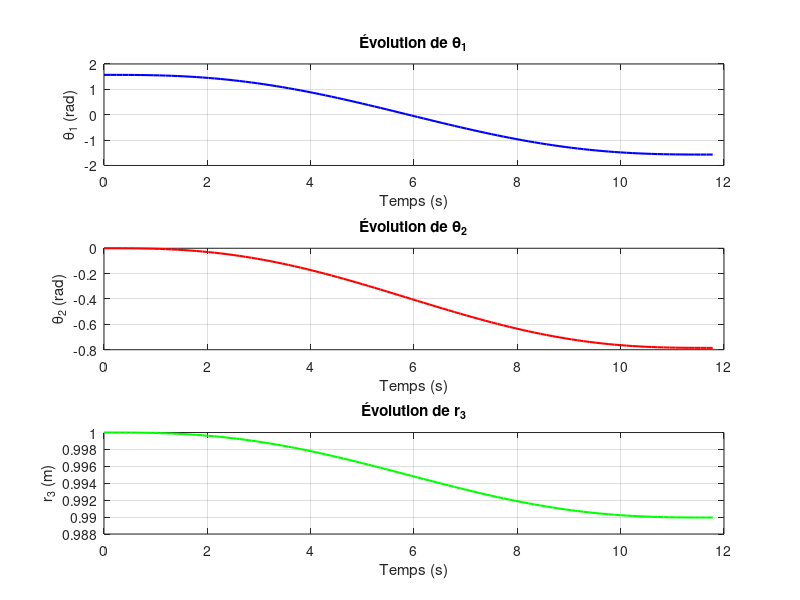
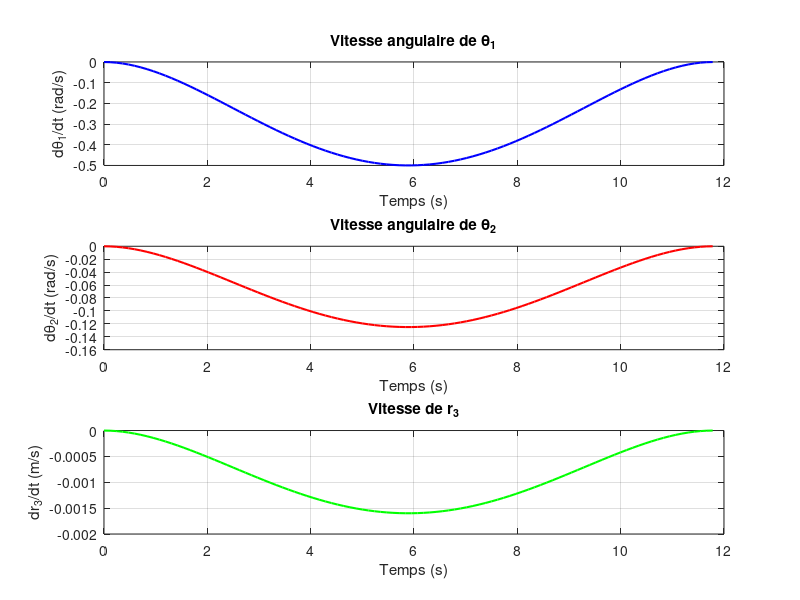
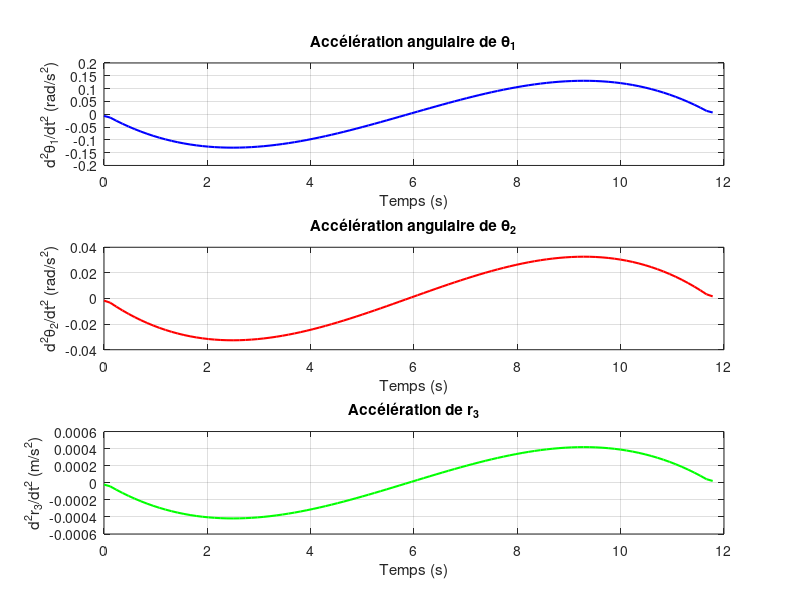

Write MATLAB code to recreate these figures, in order.
%%%%%%%%% Positions et vitesses initiales et finales à fournir %%%%%%%%% 
x_i = 1;
y_i = 0;
z_i = 0;

dx_i = 0;
dy_i = 0;
dz_i = 0;

x_f = -0.7;
y_f = 0.7;
z_f = 0;

dx_f = 0;
dy_f = 0;
dz_f = 0;

%%%%%%%%%%%%%%%%%%%%%%%%%%%%%%%%%%%%%%%%%%%%%%%%%%%%%%%%%%%%%%%%%%%%%%%

% Calcul analytique des dérivées
function [theta1, theta2, r3, dtheta1_dt, dtheta2_dt, dr3_dt] = Inversion_Analytique(x, y, z, dx, dy, dz)
    r3 = sqrt(x^2 + y^2 + z^2);
    theta2 = asin(-y / r3);

    if z >= 0
        theta1 = atan(x / z);
    elseif x >= 0 
        theta1 = atan(-x / z) + pi/2;
    else
        theta1 = -atan(x / z) - pi/2;
    end

    % Dérivées analytiques
    dr3_dt = (dx * x + dy * y + dz * z) / r3;
    dtheta1_dt = sign(z) * (dx * z - x * dz) / (x^2 + z^2);
    dtheta2_dt = -(dy * r3 - dr3_dt * y) / (r3 * sqrt(x^2 + z^2));
end

% Calcul du temps d'interpolation maximum
function [tf_max] = tf_max(q_i, q_f, dq_max, d2q_max)
    D = abs(q_f-q_i);
    tf_max = max(15*D/(8*abs(dq_max)),sqrt(10*D/(sqrt(3)*abs(d2q_max))));
end


% Calcul des paramètres initiaux et finaux
[theta1_start, theta2_start, r3_start, dtheta1_start, dtheta2_start, dr3_start] = Inversion_Analytique(x_i, y_i, z_i, dx_i, dy_i, dz_i);
[theta1_end, theta2_end, r3_end, dtheta1_end, dtheta2_end, dr3_end] = Inversion_Analytique(x_f, y_f, z_f, dx_f, dy_f, dz_f);

% Définition des contraintes de vitesse et d'accélération
dr3_max = 10;
d2r3_max = 10;
dtheta_max = 0.5;
d2theta_max = 0.5;

% Calcul du temps final d'interpolation
t_r3 = tf_max(r3_start, r3_end, dr3_max, d2r3_max);
t_theta1 = tf_max(theta1_start, theta1_end, dtheta_max, d2theta_max);
t_theta2 = tf_max(theta2_start, theta2_end, dtheta_max, d2theta_max);
t_final = max([t_r3, t_theta1, t_theta2]);

% Génération des instants d'interpolation
t_interpol = linspace(0, t_final, 100);
dt = t_interpol(2) - t_interpol(1); % Pas de temps pour la dérivation

% Interpolation des valeurs des angles et de r3 (polynôme de degré 3)
%r3_interpol = r3_start + (r3_end - r3_start) * (3 * (t_interpol / t_final).^2 - 2 * (t_interpol / t_final).^3);
%theta1_interpol = theta1_start + (theta1_end - theta1_start) * (3 * (t_interpol / t_final).^2 - 2 * (t_interpol / t_final).^3);
%theta2_interpol = theta2_start + (theta2_end - theta2_start) * (3 * (t_interpol / t_final).^2 - 2 * (t_interpol / t_final).^3);

% Interpolation des valeurs des angles et de r3 (polynôme de degré 5)
theta1_interpol = theta1_start + (theta1_end - theta1_start)* (10 * (t_interpol / t_final).^3 - 15 * (t_interpol/t_final).^4 + 6 *(t_interpol/t_final).^5);
theta2_interpol = theta2_start + (theta2_end - theta2_start)* (10 * (t_interpol / t_final).^3 - 15 * (t_interpol/t_final).^4 + 6 *(t_interpol/t_final).^5);
r3_interpol = r3_start + (r3_end - r3_start) * (10 * (t_interpol / t_final).^3 - 15 * (t_interpol/t_final).^4 + 6 *(t_interpol/t_final).^5);

% Interpolation des valeurs de dtheta1_dt, dtheta2_dt et de dr3_dt (polynôme de degré 3)
% dtheta1_dt = (dtheta1_end - dtheta1_start) * (30 * ((t_interpol.^2) / (t_final.^3)) - 60 * ((t_interpol.^3) / (t_final.^4)) + 30 * ((t_interpol.^4) / (t_final.^5)))
% dtheta2_dt = (dtheta2_end - dtheta2_start) * (30 * ((t_interpol.^2) / (t_final.^3)) - 60 * ((t_interpol.^3) / (t_final.^4)) + 30 * ((t_interpol.^4) / (t_final.^5)))
% dr3_dt = (dr3_end - dr3_start) * (30 * ((t_interpol.^2) / (t_final.^3)) - 60 * ((t_interpol.^3) / (t_final.^4)) + 30 * ((t_interpol.^4) / (t_final.^5)))

% Calcul des vitesses (dérivée première)
dr3_dt = gradient(r3_interpol, dt);
dtheta1_dt = gradient(theta1_interpol, dt);
dtheta2_dt = gradient(theta2_interpol, dt);

% Calcul des accélérations (dérivée seconde)
d2r3_dt2 = gradient(dr3_dt, dt);
d2theta1_dt2 = gradient(dtheta1_dt, dt);
d2theta2_dt2 = gradient(dtheta2_dt, dt);

% Affichage des courbes
figure;
hold on;
grid on;

% Position
subplot(3, 1, 1);
plot(t_interpol, theta1_interpol, 'b', 'LineWidth', 1.5);
xlabel('Temps (s)');
ylabel('\theta_1 (rad)');
title('Évolution de \theta_1');
grid on;

subplot(3, 1, 2);
plot(t_interpol, theta2_interpol, 'r', 'LineWidth', 1.5);
xlabel('Temps (s)');
ylabel('\theta_2 (rad)');
title('Évolution de \theta_2');
grid on;

subplot(3, 1, 3);
plot(t_interpol, r3_interpol, 'g', 'LineWidth', 1.5);
xlabel('Temps (s)');
ylabel('r_3 (m)');
title('Évolution de r_3');
grid on;

% Vitesse
figure;
subplot(3, 1, 1);
plot(t_interpol, dtheta1_dt, 'b', 'LineWidth', 1.5);
xlabel('Temps (s)');
ylabel('d\theta_1/dt (rad/s)');
title('Vitesse angulaire de \theta_1');
grid on;

subplot(3, 1, 2);
plot(t_interpol, dtheta2_dt, 'r', 'LineWidth', 1.5);
xlabel('Temps (s)');
ylabel('d\theta_2/dt (rad/s)');
title('Vitesse angulaire de \theta_2');
grid on;

subplot(3, 1, 3);
plot(t_interpol, dr3_dt, 'g', 'LineWidth', 1.5);
xlabel('Temps (s)');
ylabel('dr_3/dt (m/s)');
title('Vitesse de r_3');
grid on;

% Accélération
figure;
subplot(3, 1, 1);
plot(t_interpol, d2theta1_dt2, 'b', 'LineWidth', 1.5);
xlabel('Temps (s)');
ylabel('d^2\theta_1/dt^2 (rad/s^2)');
title('Accélération angulaire de \theta_1');
grid on;

subplot(3, 1, 2);
plot(t_interpol, d2theta2_dt2, 'r', 'LineWidth', 1.5);
xlabel('Temps (s)');
ylabel('d^2\theta_2/dt^2 (rad/s^2)');
title('Accélération angulaire de \theta_2');
grid on;

subplot(3, 1, 3);
plot(t_interpol, d2r3_dt2, 'g', 'LineWidth', 1.5);
xlabel('Temps (s)');
ylabel('d^2r_3/dt^2 (m/s^2)');
title('Accélération de r_3');
grid on;
